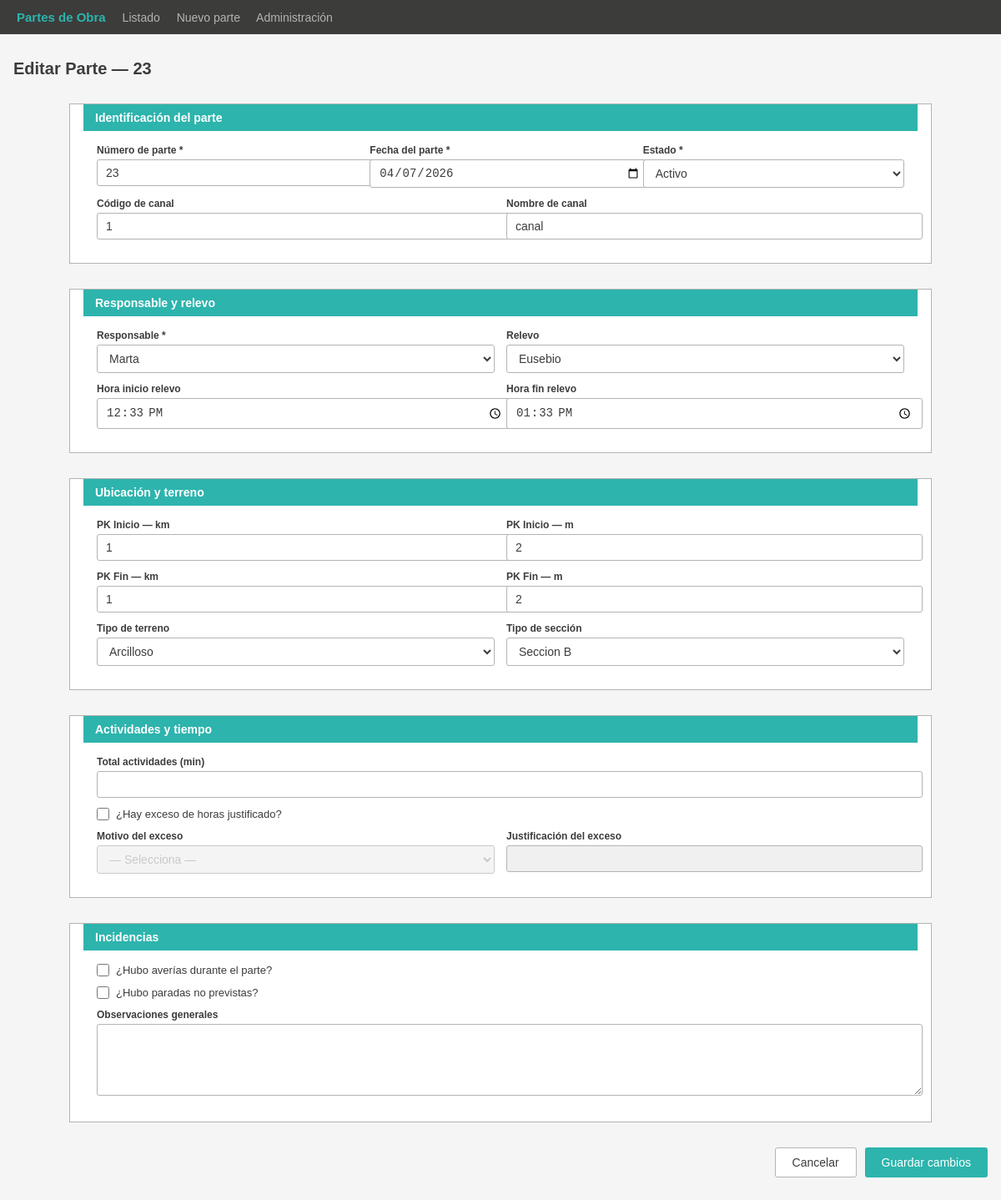
The app's page /partes/editar/4 with its own data.
### tables this page shows
CREATE TABLE ParteObra(
               id INTEGER PRIMARY KEY AUTOINCREMENT,
               parte_numero TEXT NOT NULL UNIQUE,
               fecha_parte DATE NOT NULL,
               fecha_registro_utc DATETIME NOT NULL DEFAULT (datetime('now')),
               canal_codigo TEXT,
               canal_nombre TEXT,
               responsable_id INTEGER,
               relevo_id INTEGER,
               hora_inicio_relevo TEXT,
               hora_fin_relevo TEXT,
               pk_inicio_km INTEGER,
               pk_inicio_m INTEGER,
               pk_fin_km INTEGER,
               pk_fin_m INTEGER,
               tipo_terreno_id INTEGER,
               seccion_tipo_id INTEGER,
               total_actividades_min INTEGER,
               exceso_justificado INTEGER NOT NULL DEFAULT 0,
               motivo_exceso_id INTEGER,
               justificacion_exceso TEXT,
               hubo_averias INTEGER NOT NULL DEFAULT 0,
               hubo_paradas INTEGER NOT NULL DEFAULT 0,
               observaciones TEXT,
               estado_id INTEGER NOT NULL,

                FOREIGN KEY (responsable_id) REFERENCES Personal(id),
                FOREIGN KEY (relevo_id) REFERENCES Personal(id),
                FOREIGN KEY (tipo_terreno_id) REFERENCES TipoTerreno(id),
                FOREIGN KEY (seccion_tipo_id) REFERENCES SeccionTipo(id),
                FOREIGN KEY (motivo_exceso_id) REFERENCES MotivoExcesoHoras(id),
                FOREIGN KEY (estado_id) REFERENCES EstadoParte(id)

               );

### routes/parte_obra_routes.py (the view)
@parte_bp.route("/partes/editar/<int:parte_id>", methods=["GET"])
def editar_parte(parte_id):
    parte = obtener_parte_por_id(parte_id)
    if not parte:
        return "Parte no encontrado", 404
    tipos_terreno = get_tipo_terreno()
    secciones_tipo = get_seccion_tipo()
    estados = get_estados()
    motivos_exceso = get_motivo_exceso()
    personal = get_personal_activo()
    return render_template("editar.html", parte=parte, tipos_terreno = tipos_terreno,
                           secciones_tipo = secciones_tipo, estados = estados,
                           motivos_exceso = motivos_exceso, personal = personal)

### database/db.py (called while the page is built)
def get_connection():
    conn = sqlite3.connect(DB_PATH)
    conn.row_factory = sqlite3.Row
    return conn

### models/parte_obra_model.py (called while the page is built)
def get_tipo_terreno():
    conn = get_connection()
    rows = conn.execute("SELECT id, descripcion FROM TipoTerreno ORDER BY descripcion").fetchall()
    conn.close()
    return rows

def get_seccion_tipo():
    conn = get_connection()
    rows = conn.execute("SELECT id, descripcion FROM SeccionTipo ORDER BY descripcion").fetchall()
    conn.close()
    return rows

def get_estados():
    conn = get_connection()
    rows = conn.execute("SELECT id, descripcion FROM EstadoParte ORDER BY id").fetchall()
    conn.close()
    return rows

def get_motivo_exceso():
    conn = get_connection()
    rows = conn.execute("SELECT id, descripcion FROM MotivoExcesoHoras ORDER BY descripcion").fetchall()
    conn.close()
    return rows

def get_personal_activo():
    conn = get_connection()
    rows = conn.execute("SELECT id, nombre FROM Personal WHERE activo = 1 ORDER BY nombre").fetchall()
    conn.close()
    return rows

def obtener_parte_por_id(parte_id):
    conn = get_connection()
    parte = conn.execute("SELECT * FROM ParteObra WHERE id = ?", (parte_id,)).fetchone()
    conn.close()
    return parte

### templates/editar.html (shortened to what this page needs)
<!DOCTYPE html>
<html lang="es">
<head>
  <link rel="stylesheet" href="{{ url_for('static', filename='styles.css') }}">
</head>
<body>
    <nav>
      <a href="{{ url_for('partes.index') }}" class="logo">Partes de Obra</a>
      <a href="{{ url_for('partes.index') }}">Listado</a>
      <a href="{{ url_for('partes.nuevo_parte') }}">Nuevo parte</a>
      <a href="{{ url_for('admin.carga_admin') }}">Administración</a>
    </nav>
<div class="contenedor">
    <h1>Editar Parte — {{ parte['parte_numero'] }}</h1>
    <form method="POST"
          action="{{ url_for('partes.actualizar_parte_route', parte_id=parte['id']) }}">
      <div class="seccion">
        <h2>Identificación del parte</h2>
        <div class="seccion-cuerpo">
          <div class="tres-columnas">
            <div>
              <label>Número de parte *</label>
              <input type="text" name="parte_numero"
                     value="{{ parte['parte_numero'] }}" required>
            </div>
            <div>
              <label>Fecha del parte *</label>
              <input type="date" name="fecha_parte"
                     value="{{ parte['fecha_parte'] }}" required>
            </div>
            <div>
              <label>Estado *</label>
              <select name="estado_id" required>
                {% for e in estados %}
                  <option value="{{ e['id'] }}"
                    {{ 'selected' if e['id'] == parte['estado_id'] }}>
                    {{ e['descripcion'] }}
                  </option>
                {% endfor %}
              </select>
            </div>
          </div>
          <div class="dos-columnas">
            <div>
              <label>Código de canal</label>
              <input type="text" name="canal_codigo"
                     value="{{ parte['canal_codigo'] or '' }}">
            </div>
            <div>
              <label>Nombre de canal</label>
              <input type="text" name="canal_nombre"
                     value="{{ parte['canal_nombre'] or '' }}">
            </div>
          </div>
        </div>
      </div>
      <div class="seccion">
        <h2>Responsable y relevo</h2>
        <div class="seccion-cuerpo">
          <div class="dos-columnas">
            <div>
              <label>Responsable *</label>
              <select name="responsable_id" required>
                {% for p in personal %}
                  <option value="{{ p['id'] }}"
                    {{ 'selected' if p['id'] == parte['responsable_id'] }}>
                    {{ p['nombre'] }}
                  </option>
                {% endfor %}
              </select>
            </div>
            <div>
              <label>Relevo</label>
              <select name="relevo_id">
                {% for p in personal %}
                  <option value="{{ p['id'] }}"
                    {{ 'selected' if p['id'] == parte['relevo_id'] }}>
                    {{ p['nombre'] }}
                  </option>
                {% endfor %}
              </select>
            </div>
          </div>
          <div class="dos-columnas">
            <div>
              <label>Hora inicio relevo</label>
              <input type="time" name="hora_inicio_relevo"
                     value="{{ parte['hora_inicio_relevo'] or '' }}">
            </div>
            <div>
              <label>Hora fin relevo</label>
              <input type="time" name="hora_fin_relevo"
                     value="{{ parte['hora_fin_relevo'] or '' }}">
            </div>
          </div>
        </div>
      </div>
      <div class="seccion">
        <h2>Ubicación y terreno</h2>
        <div class="seccion-cuerpo">
          <div class="dos-columnas">
            <div>
              <label>PK Inicio — km</label>
              <input type="number" name="pk_inicio_km" min="0"
                     value="{{ parte['pk_inicio_km'] or '' }}">
            </div>
            <div>
              <label>PK Inicio — m</label>
              <input type="number" name="pk_inicio_m" min="0" max="999"
                     value="{{ parte['pk_inicio_m'] or '' }}">
            </div>
          </div>
          <div class="dos-columnas">
            <div>
              <label>PK Fin — km</label>
              <input type="number" name="pk_fin_km" min="0"
                     value="{{ parte['pk_fin_km'] or '' }}">
            </div>
            <div>
              <label>PK Fin — m</label>
              <input type="number" name="pk_fin_m" min="0" max="999"
                     value="{{ parte['pk_fin_m'] or '' }}">
            </div>
          </div>
          <div class="dos-columnas">
            <div>
              <label>Tipo de terreno</label>
              <select name="tipo_terreno_id">
                {% for t in tipos_terreno %}
                  <option value="{{ t['id'] }}"
                    {{ 'selected' if t['id'] == parte['tipo_terreno_id'] }}>
                    {{ t['descripcion'] }}
                  </option>
                {% endfor %}
              </select>
            </div>
            <div>
              <label>Tipo de sección</label>
              <select name="seccion_tipo_id">
                {% for s in secciones_tipo %}
                  <option value="{{ s['id'] }}"
                    {{ 'selected' if s['id'] == parte['seccion_tipo_id'] }}>
                    {{ s['descripcion'] }}
                  </option>
                {% endfor %}
              </select>
            </div>
          </div>
        </div>
      </div>
      <div class="seccion">
        <h2>Actividades y tiempo</h2>
        <div class="seccion-cuerpo">
          <label>Total actividades (min)</label>
          <input type="number" name="total_actividades_min" min="0"
                 value="{{ parte['total_actividades_min'] or '' }}">
          <div class="campo-check">
            <input type="checkbox" id="chkExceso" name="exceso_justificado" value="1"
                   {{ 'checked' if parte['exceso_justificado'] == 1 }}>
            <label for="chkExceso">¿Hay exceso de horas justificado?</label>
          </div>
          <div class="dos-columnas">
            <div>
              <label>Motivo del exceso</label>
              <select name="motivo_exceso_id" id="motivoExceso"
                      {{ '' if parte['exceso_justificado'] == 1 else 'disabled' }}>
                <option value="">— Selecciona —</option>
              </select>
            </div>
            <div>
              <label>Justificación del exceso</label>
              <input type="text" name="justificacion_exceso" id="justificacionExceso"
                     value="{{ parte['justificacion_exceso'] or '' }}"
                     {{ '' if parte['exceso_justificado'] == 1 else 'disabled' }}>
            </div>
          </div>
        </div>
      </div>
      <div class="seccion">
        <h2>Incidencias</h2>
        <div class="seccion-cuerpo">
          <div class="campo-check">
            <input type="checkbox" name="hubo_averias" value="1"
                   {{ 'checked' if parte['hubo_averias'] == 1 }}>
            <label>¿Hubo averías durante el parte?</label>
          </div>
          <div class="campo-check">
            <input type="checkbox" name="hubo_paradas" value="1"
                   {{ 'checked' if parte['hubo_paradas'] == 1 }}>
            <label>¿Hubo paradas no previstas?</label>
          </div>
          <label>Observaciones generales</label>
          <textarea name="observaciones">{{ parte['observaciones'] or '' }}</textarea>
        </div>
      </div>
      <div class="botones-form">
        <a href="{{ url_for('partes.index') }}" class="btn-gris">Cancelar</a>
        <button type="submit" class="btn-verde">Guardar cambios</button>
      </div>
    </form>
  </div>
</body>
</html>

### static/styles.css (style rules this page uses)
body { font-family: Arial, sans-serif; font-size: 14px; background-color: #f5f5f5; color: #3C3C3B; margin: 0; padding: 0; }
nav { background-color: #3C3C3B; padding: 12px 20px; }
nav a { color: #B3B4B2; text-decoration: none; margin-right: 16px; font-size: 14px; }
nav .logo { color: #2DB4AD; font-weight: bold; font-size: 15px; }
.contenedor { max-width: 1300px; margin: 30px auto; padding: 0 16px; }
h1 { font-size: 20px; color: #3C3C3B; margin-bottom: 20px; }
h2 { font-size: 14px; color: white; background-color: #2DB4AD; padding: 8px 14px; margin: 0; }
.seccion { max-width: 1000px; background-color: white; border: 1px solid #B3B4B2; margin-bottom: 18px; margin: 30px auto; padding: 0 16px; }
.seccion-cuerpo { padding: 16px; }
label { display: block; font-size: 12px; font-weight: bold; margin-bottom: 4px; color: #3C3C3B; }
input[type="text"], input[type="date"], input[type="time"], input[type="number"], select, textarea { width: 100%; padding: 7px 10px; border: 1px solid #B3B4B2; border-radius: 3px; font-size: 14px; color: #3C3C3B; background-color: white; margin-bottom: 12px; }
input:disabled, select:disabled, textarea:disabled { background-color: #f0f0f0; color: #B3B4B2; cursor: not-allowed; }
textarea { resize: vertical; height: 70px; }
.dos-columnas { display: grid; grid-template-columns: 1fr 1fr; gap: 14px; }
.tres-columnas { display: grid; grid-template-columns: 1fr 1fr 1fr; gap: 14px; }
.campo-check { display: flex; align-items: center; gap: 8px; margin-bottom: 12px; }
.campo-check input[type="checkbox"] { width: 15px; height: 15px; margin: 0; accent-color: #2DB4AD; }
.campo-check label { font-weight: normal; font-size: 13px; margin: 0; }
.btn-verde { background-color: #2DB4AD; color: white; border: none; padding: 9px 20px; font-size: 14px; border-radius: 3px; cursor: pointer; text-decoration: none; display: inline-block; }
.btn-gris { background-color: white; color: #3C3C3B; border: 1px solid #B3B4B2; padding: 9px 20px; font-size: 14px; border-radius: 3px; cursor: pointer; text-decoration: none; display: inline-block; }
.botones-form { display: flex; justify-content: flex-end; gap: 10px; margin-top: 6px; }

### records on screen
ParteObra: parte_numero "23", fecha_parte "04/07/2026", canal_codigo "1", canal_nombre "canal", hora_inicio_relevo "12:33", hora_fin_relevo "13:33", pk_inicio_km "1", pk_inicio_m "2", pk_fin_km "1", pk_fin_m "2"

### other values on screen
form field estado_id "Activo"
form field responsable_id "Marta"
form field relevo_id "Eusebio"
form field tipo_terreno_id "Arcilloso"
form field seccion_tipo_id "Seccion B"
